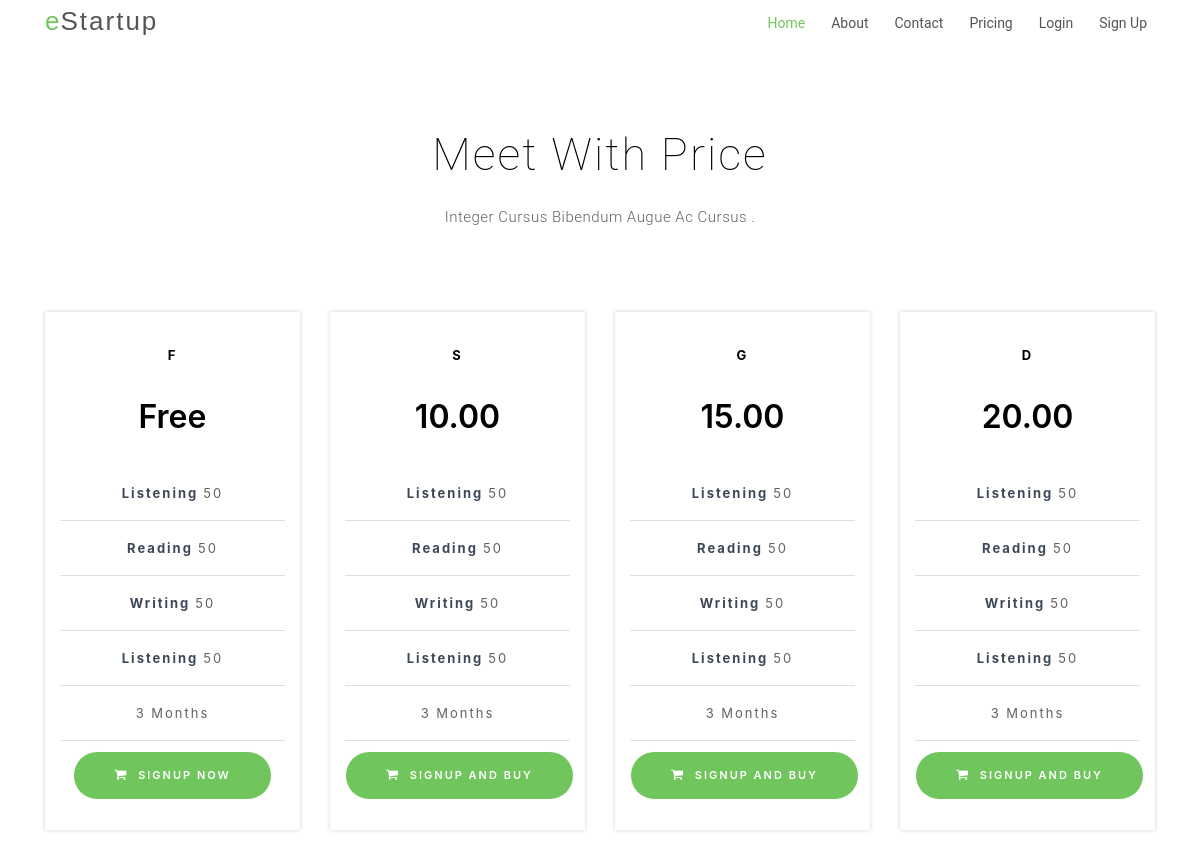
Before: /membership/ with the older database file.
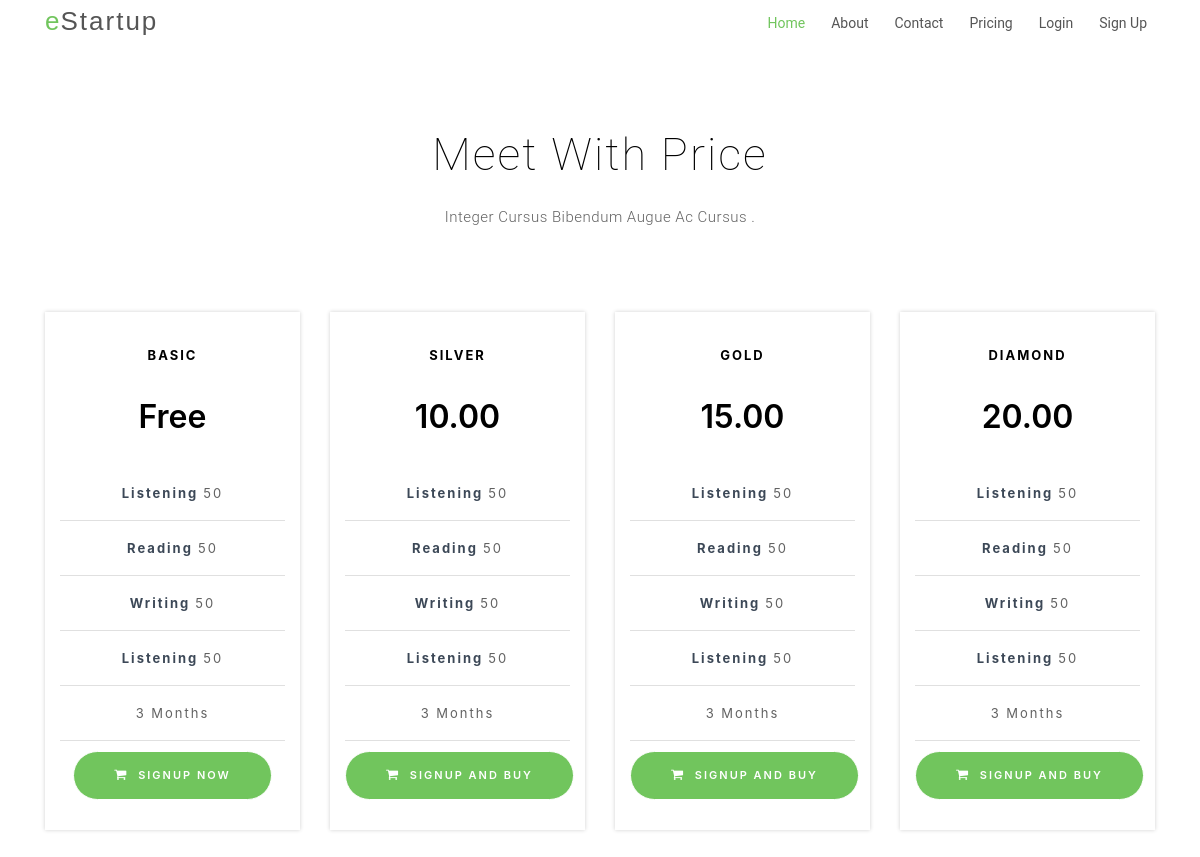
After: the same page with the newer database file.
### membership/models.py (models this page shows, shortened)
class Membership(models.Model):
    MEMBERSHIP_TYPES = (
                        ('Basic','Basic'),
                        ('Silver','Silver'),
                        ('Gold','Gold'),
                        ('Diamond','Diamond'),
                        )
    member_type = models.CharField(primary_key=True,max_length=100, unique=True, choices=MEMBERSHIP_TYPES,default='Basic')
    price = models.DecimalField(max_digits=9, decimal_places=2, default=0.0)
    is_active = models.CharField(max_length=100, default=True)
    duration = models.IntegerField(default=3)
    total_listening_question = models.IntegerField(default=50)
    total_reading_question = models.IntegerField(default=50)
    total_speaking_question = models.IntegerField(default=50)
    total_writing_question = models.IntegerField(default=50)
    class Meta:
        ordering = ('price',)

### membership/views.py (the view)
# urls.py: path('', MembershipListView.as_view(),name='membership'),
class MembershipListView(ListView):
    model = Membership
    template_name='membership/membership.html'
    def get_queryset(self):
        qs = super().get_queryset()
        queryset = qs.filter(is_active=True)
        return queryset

### membership/templates/membership/membership.html
{% extends "base.html" %}
{% block content %}
<br>
<br>
  <section id="pricing" class="padd-section text-center wow fadeInUp">
    <div class="container">
      <div class="section-title text-center">
        <h2>Meet With Price</h2>
        <p class="separator">Integer cursus bibendum augue ac cursus .</p>
      </div>
    </div>
    <div class="container">
      <div class="row">
        {% for membership_type in object_list %}
        <div class="col-md-6 col-lg-3">
          <div class="block-pricing">
            <div class="table">
              <h4>{{ membership_type.member_type}}</h4>
              {% if membership_type.price == 0.0 %}
              <h2>Free</h2>
              {% else %}
              <h2>{{ membership_type.price}}</h2>
              {% endif %}
              <ul class="list-unstyled">
                <li><b>Listening </b> {{ membership_type.total_listening_question}}</li>
                <li><b>Reading </b> {{ membership_type.total_reading_question}}</li>
                <li><b>Writing </b> {{ membership_type.total_writing_question}}</li>
                <li><b>Listening </b> {{ membership_type.total_listening_question}}</li>
                <li>{{ membership_type.duration}} months</li>
              </ul>
              <div class="table_btn">
                {% if membership_type.price == 0.0 %}
                {% if request.user.is_authenticated %}
                <a href="{% url 'account_register' %}" class="btn"><i class="fa fa-graduation-cap"></i> Practice</a>
                {% else %}
                <a href="{% url 'account_register' %}" class="btn"><i class="fa fa-shopping-cart"></i> Signup Now</a>
                {% endif %}
                {% else %}
                {% if request.user.is_authenticated %}
                <a href="{% url 'new_order'  membership_type.member_type %}" class="btn"><i class="fa fa-shopping-cart"></i> Buy Now</a>
                {% else %}
                <a href="{% url 'new_order' membership_type.member_type %}"  class="btn"><i class="fa fa-shopping-cart"></i> SignUp and Buy</a>
                {% endif %}
                {% endif %}
              </div>
            </div>
          </div>
        </div>
        {% endfor %}
      </div>
    </div>
  </section>
{% endblock %}

### modules/templates/base.html (shortened to what this page needs)
<!DOCTYPE html>
{% load static %}
<html lang="en">
<head>
  <link href="{% static "lib/bootstrap/css/bootstrap.min.css" %}" rel="stylesheet">
  <link href="{% static "css/re-order-paragraph.css" %}" rel="stylesheet">
  <link href="{% static "lib/owlcarousel/assets/owl.carousel.min.css" %}" rel="stylesheet">
  <link href="{% static "lib/owlcarousel/assets/owl.theme.default.min.css" %}" rel="stylesheet">
  <link href="{% static "lib/font-awesome/css/font-awesome.min.css" %}" rel="stylesheet">
  <link href="{% static "lib/animate/animate.min.css" %}" rel="stylesheet">
  <link href="{% static "lib/modal-video/css/modal-video.min.css" %}" rel="stylesheet">
  <link href="{% static "css/style.css" %}" rel="stylesheet">
</head>
<body>
  <header id="header" class="header header-hide">
    <div class="container">
      <div id="logo" class="pull-left">
        <h1><a href="#body" class="scrollto"><span>e</span>Startup</a></h1>
      </div>
      <nav id="nav-menu-container">
        <ul class="nav-menu">
          <li class="menu-active"><a href="{% url 'home' %}">Home</a></li>
          <li><a href="#about-us">About</a></li>
		  <li><a href="#contact">Contact</a></li>
          <li><a href="#pricing">Pricing</a></li>
      {% if request.user.is_authenticated %}
      <li class="menu-has-children"><a href="#team">Hello {{ request.user.first_name }}</a>
        <ul>
      <li><a href="{% url 'account_logout' %}">Logout</a></li>
      <li><a href="{% url 'account_logout' %}">Dashboard</a></li>
      <li><a href="{% url 'account_logout' %}">Notifications</a></li>
    </ul>
      {% else %}
      <li><a href="{% url 'account_login' %}">Login</a></li>
      <li><a href="{% url 'account_register' %}">Sign up</a></li>
      {% endif %}
      </nav>
    </div>
  </header>
  {% block content %}
   {% endblock %}
</body>
</html>

### modules/static/css/style.css (style rules this page uses)
body { background-color: #fff; color: #333; }
h1, h2, h3, h4, h5, h6 { margin: 0; }
h2 { color: #000; font-weight: 600; }
h4 { color: #000; font-size: 13px; font-weight: 700; letter-spacing: 2px; text-transform: uppercase; line-height: 2; }
a { letter-spacing: 2px; text-decoration: none; }
ul { letter-spacing: 1px; }
li { color: #626262; font-size: 13px; font-weight: 400; letter-spacing: 2px; line-height: 30px; text-transform: capitalize; }
p { color: #505050; font-size: 14px; font-weight: 300; letter-spacing: 0.5px; line-height: 2; margin-bottom: 20px; }
span { letter-spacing: 1px; }
.btn { border: 1px solid #fff; border-radius: 50px; color: #fff; font-size: 11px; font-weight: 600; padding: 15px 40px; text-transform: uppercase; -moz-transition: all 0.5s ease-in-out 0s; -ms-transition: all 0.5s ease-in-out 0s; -o-transition: all 0.5s ease-in-out 0s; -webkit-transition: all 0.5s ease-in-out 0s; transition: all 0.5s ease-in-out 0s; }
.fa { font-size: 13px; }
#header { background: #fff; position: fixed; left: 0; top: 0; right: 0; height: 48px; z-index: 3; transition: all 0.5s ease; }
#header #logo { padding: 6px 0 0 0; }
#header #logo h1 { color: #505050; font-family: "Philosopher", sans-serif; font-size: 26px; font-weight: 500; letter-spacing: 1px; margin: 0; }
#header #logo h1 a { color: #555; line-height: 1; display: inline-block; text-decoration: none; }
#header #logo h1 a span { color: #71c55d; }
.nav-menu, .nav-menu * { margin: 0; padding: 0; list-style: none; }
.nav-menu li { position: relative; white-space: nowrap; }
.nav-menu > li { float: left; }
#nav-menu-container { float: right; margin: 0 0 0 0; }
.nav-menu a { padding: 8px 8px; text-decoration: none; display: inline-block; color: #555; font-family: "Roboto", sans-serif; font-weight: 400; font-size: 14px; outline: none; letter-spacing: 0; transition: 0.3s; }
.nav-menu li:hover > a, .nav-menu > .menu-active > a { color: #71c55d; }
.nav-menu > li { margin-left: 10px; }
#mobile-nav { position: fixed; top: 0; padding-top: 18px; bottom: 0; z-index: 998; background: rgba(52, 59, 64, 0.9); left: -260px; width: 260px; overflow-y: auto; transition: 0.4s; }
#mobile-nav ul { padding: 0; margin: 0; list-style: none; }
#mobile-nav ul li { position: relative; }
#mobile-nav ul li a { color: #fff; font-size: 14px; overflow: hidden; padding: 6px 22px 6px 15px; position: relative; text-decoration: none; width: 100%; display: block; outline: none; letter-spacing: 0; }
.padd-section { padding-bottom: 80px; padding-top: 80px; }
.section-title { margin-bottom: 80px; }
.section-title h2 { font-family: "Roboto", sans-serif; font-size: 45px; font-weight: 100; letter-spacing: 2px; margin-bottom: 20px; text-transform: capitalize; }
.section-title .separator { margin: 0; }
.separator { color: #626262; font-family: "Roboto", sans-serif; font-size: 15px; font-weight: 300; margin-bottom: 30px; text-transform: capitalize; }
#pricing .block-pricing { background: #fff; box-shadow: 0 0 0 0 rgba(0, 0, 0, 0.2), 0 0 4px 0 rgba(0, 0, 0, 0.19); display: inline-block; position: relative; width: 100%; }
#pricing .block-pricing .table { margin-bottom: 0; padding: 30px 15px; max-width: 100%; width: 100%; }
#pricing .block-pricing .table h4 { padding-bottom: 30px; }
#pricing .block-pricing h2 { margin-bottom: 30px; }
#pricing .block-pricing ul { list-style: outside none none; margin: 10px auto; max-width: 240px; padding: 0; }
#pricing .block-pricing ul li { border-bottom: 1px solid rgba(153, 153, 153, 0.3); padding: 12px 0; text-align: center; }
#pricing .block-pricing ul li b { color: #3c4857; }
#pricing .block-pricing .table .table_btn a { background: #71c55d; color: #fff; margin: 0; display: inline-block; }
#pricing .block-pricing .table .table_btn a .fa { font-size: 13px; margin-right: 5px; }

Changed rows visible on the page:
removed Membership: member_type "F", price "Free", total_listening_question "50", total_reading_question "50", total_writing_question "50", duration "3"
removed Membership: member_type "S", price "10.00", total_listening_question "50", total_reading_question "50", total_writing_question "50", duration "3", shows "SIGNUP AND BUY"
removed Membership: member_type "G", price "15.00", total_listening_question "50", total_reading_question "50", total_writing_question "50", duration "3", shows "SIGNUP AND BUY"
removed Membership: member_type "D", price "20.00", total_listening_question "50", total_reading_question "50", total_writing_question "50", duration "3", shows "SIGNUP AND BUY"
added Membership: member_type "BASIC", price "Free", total_listening_question "50", total_reading_question "50", total_writing_question "50", duration "3"
added Membership: member_type "SILVER", price "10.00", total_listening_question "50", total_reading_question "50", total_writing_question "50", duration "3", shows "SIGNUP AND BUY"
added Membership: member_type "GOLD", price "15.00", total_listening_question "50", total_reading_question "50", total_writing_question "50", duration "3", shows "SIGNUP AND BUY"
added Membership: member_type "DIAMOND", price "20.00", total_listening_question "50", total_reading_question "50", total_writing_question "50", duration "3", shows "SIGNUP AND BUY"
